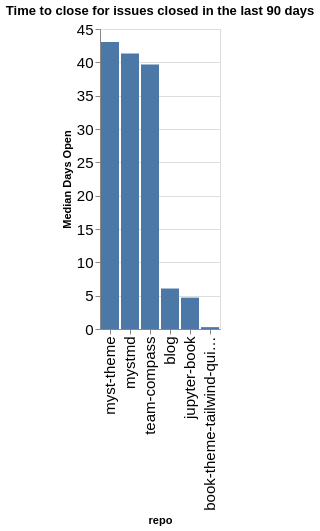

Source (notebook cell):
### Code cell
time_open = closed.groupby(['org', 'repo']).agg({'time_open': 'median'}).reset_index()
time_open['time_open'] = time_open['time_open'] / (60 * 60 * 24)
time_open['org/repo'] = time_open.apply(lambda a: a['org'] + '/' + a['repo'], axis=1)
sorted_vals = time_open.sort_values(['org', 'time_open'], ascending=False)['repo'].values
alt.Chart(data=time_open, title=f"Time to close for issues closed in the last {n_days} days").mark_bar().encode(
    x=alt.X('repo', sort=alt.Sort(sorted_vals.tolist())),
    y=alt.Y('time_open', title="Median Days Open"),
)

### Figure 1 — Vega-Lite specification as saved in the notebook (floating-point values rounded to 4 significant figures)
{"config": {"axisLeft": {"labelFontSize": 15}, "axisBottom": {"labelFontSize": 15}}, "data": {"name": "data-2139e20b468cc697a0967dc8d17a1131"}, "mark": {"type": "bar"}, "encoding": {"x": {"field": "repo", "sort": ["myst-theme", "mystmd", "team-compass", "blog", "jupyter-book", "book-theme-tailwind-quickstart"], "type": "nominal"}, "y": {"field": "time_open", "title": "Median Days Open", "type": "quantitative"}}, "title": "Time to close for issues closed in the last 90 days", "$schema": "https://vega.github.io/schema/vega-lite/v5.20.1.json", "datasets": {"data-2139e20b468cc697a0967dc8d17a1131": [{"org": "jupyter-book", "repo": "blog", "time_open": 6.07, "org/repo": "jupyter-book/blog"}, {"org": "jupyter-book", "repo": "book-theme-tailwind-quickstart", "time_open": 0.2781, "org/repo": "jupyter-book/book-theme-tailwind-quickstart"}, {"org": "jupyter-book", "repo": "jupyter-book", "time_open": 4.706, "org/repo": "jupyter-book/jupyter-book"}, {"org": "jupyter-book", "repo": "myst-theme", "time_open": 43.05, "org/repo": "jupyter-book/myst-theme"}, {"org": "jupyter-book", "repo": "mystmd", "time_open": 41.31, "org/repo": "jupyter-book/mystmd"}, {"org": "jupyter-book", "repo": "team-compass", "time_open": 39.68, "org/repo": "jupyter-book/team-compass"}]}}
